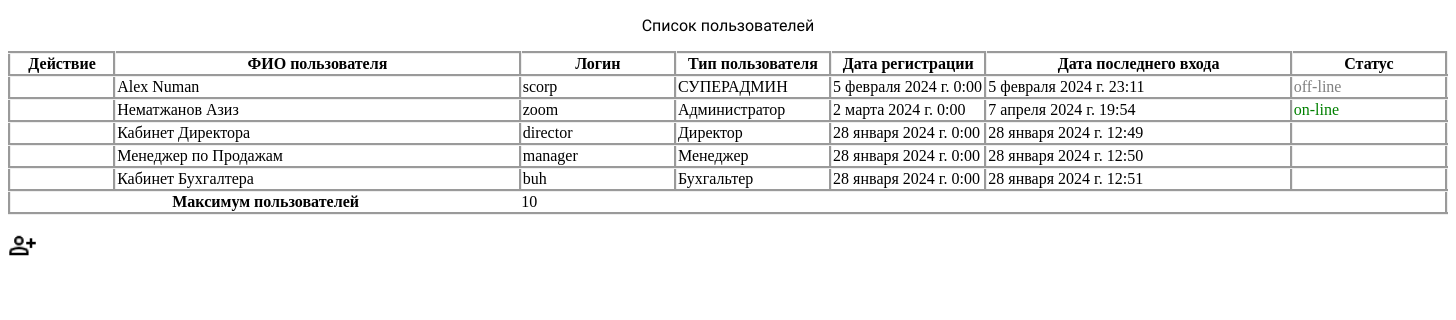
/users_list/, run on an earlier commit of the app's database.
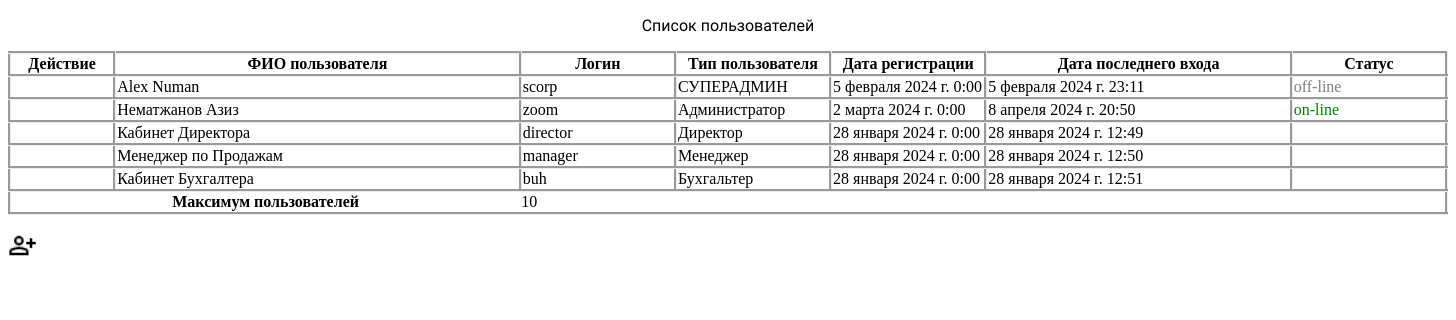
And on a later commit of the database.
### firstapp/models.py (models this page shows)
class Users(models.Model):  #Класс для создания нового пользователья
    user_name = models.CharField(max_length=50)                            # ФИО нового пользователья
    user_birth = models.DateField(auto_now=False)                          # Дата рождения
    user_adress = models.CharField(max_length=50)                          # Адрес
    user_email = models.EmailField()                                       # Эл.почта
    user_tel = models.CharField(max_length=10)                             # Сотовый телефон
    user_login = models.CharField(max_length=50)                           # Логин
    user_pass = models.CharField(max_length=50)                            # Пароль
    user_type = models.CharField(max_length=50)                            # Тип пользователя
    user_regist_date = models.DateTimeField()                              # Дата регистрации
    user_login_date = models.DateTimeField()                               # Дата последнего входа
    user_status = models.CharField(max_length=10, default='off-line')      # Статус пользователя

### firstapp/views.py (the view)
# urls.py: path('users_list/', views.users_list),
def users_list(request):
    people = Users.objects.values()
    return render(request, 'users_list.html', context={'db_data': people})

### firstapp/templates/users_list.html (shortened to what this page needs)
<!DOCTYPE html>
{% load static %}
<html lang="en">
<head>
    <link rel="stylesheet" type="text/css" href="{% static 'css/users_list.css' %}">
    <link rel="stylesheet" type="text/css" href="{% static 'css/settings.css' %}">
</head>
<body>
<div>
    <table class="table">
         <caption>
             Список пользователей
         </caption>
        <thead>
        <tr>
            <th style="width: 100px;" class="users_table">Действие</th>
            <th style="width: 400px;" class="users_table"> ФИО пользователя</th>
            <th style="width: 150px;" class="users_table">Логин</th>
            <th style="width: 150px;" class="users_table">Тип пользователя</th>
            <th style="width: 150px;" class="users_table">Дата регистрации</th>
            <th style="width: 300px;" class="users_table">Дата последнего входа</th>
            <th style="width: 150px;" class="users_table">Статус</th>
        </tr>
        </thead>
        <tbody id="users_table">
        {% for i in db_data %}
        <tr>
            <td class="users_table"></td>
            <td class="users_table"> {{i.user_name}}</td>
            <td class="users_table">{{i.user_login}}</td>
            <td class="users_table">{{i.user_type}}</td>
            <td class="users_table">{{i.user_regist_date}}</td>
            <td class="users_table">{{i.user_login_date}}</td>
            <td class="users_table">{{i.user_status}}</td>
            {% endfor %}
        </tbody>
        <tfoot>
    <tr>
      <th scope="row" colspan="2">Максимум пользователей</th>
      <td colspan="2">10</td>
    </tr>
  </tfoot>
    </table>
    <span data-tooltip='Добавить пользователя' class ='tooltip'> <img style="width: 2%; height: 2%;" src="{% static 'img/person_add.png' %}" class="add_person" id="add_new_user"> </span>
</div>
</body>
</html>

What changed in the data, as far as the page shows it:
changed Users "Нематжанов Азиз": user_login_date "7 апреля 2024 г. 19:54" → "8 апреля 2024 г. 20:50"
